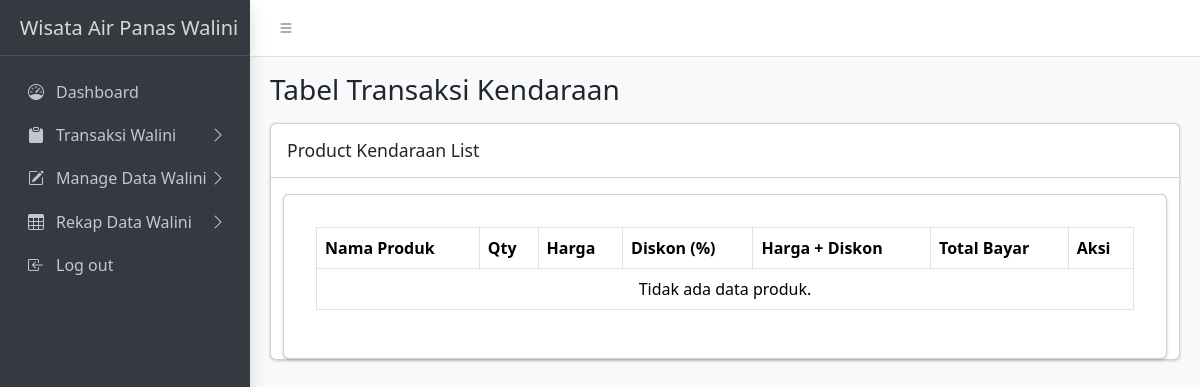
The app's page /admin/transaksi/kendaraan/kendaraan.php, older data.
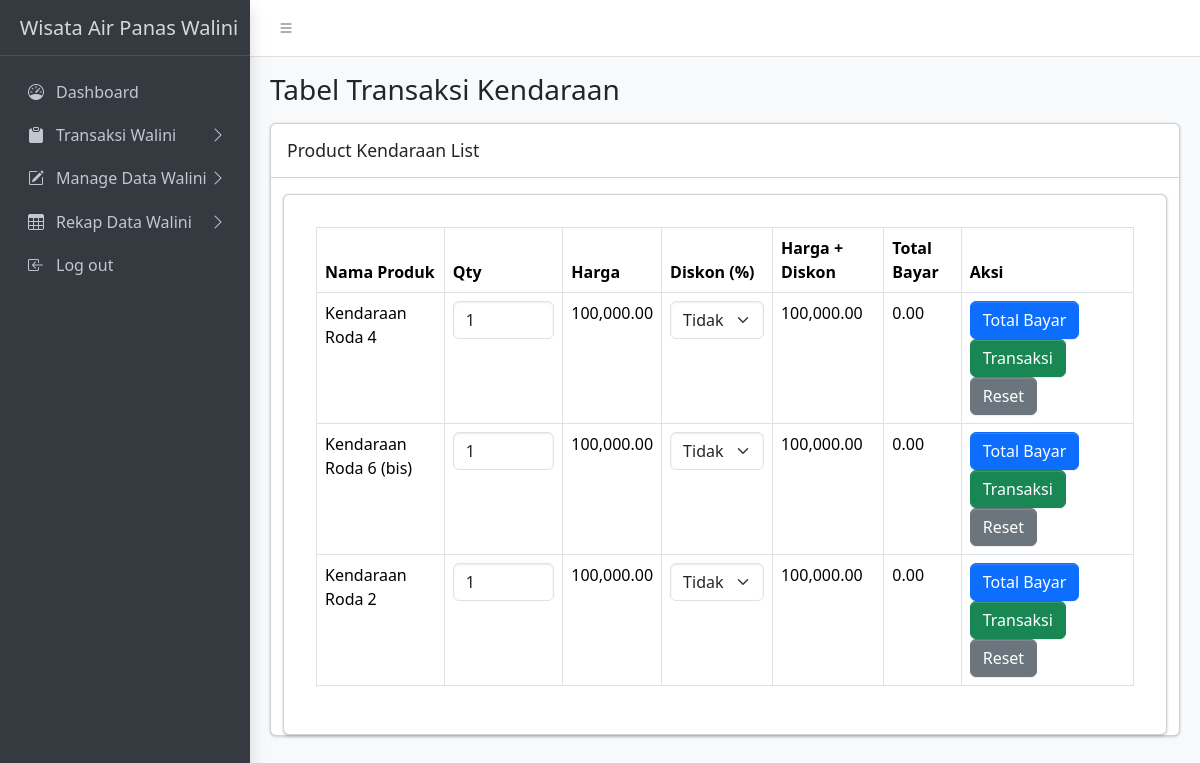
The same page, newer data.
### tables this page shows
CREATE TABLE `products` (
  `id_product` int(11) NOT NULL,
  `nama_product` varchar(100) NOT NULL,
  `kategori_product` enum('Kolam Renang','Kendaraan','PlayGround','Penginapan','Kelengkapan') NOT NULL,
  `sub_kategori_product` enum('Penginapan Bungalow','Penginapan Kerucut','Penginapan Lumbung','Penginapan Panggung') DEFAULT NULL,
  `harga_weekday` decimal(10,2) NOT NULL,
  `harga_weekend` decimal(10,2) NOT NULL,
  `created_at` datetime NOT NULL DEFAULT current_timestamp(),
  `updated_by` int(11) DEFAULT NULL,
  `img` varchar(255) NOT NULL,
  `updated_at` timestamp NOT NULL DEFAULT current_timestamp() ON UPDATE current_timestamp()
);

### admin/transaksi/kendaraan/kendaraan.php (the view, shortened to what the changed rows need)
<?php
require '../../../includes/db_connect.php';
?>
<!DOCTYPE html>
<html lang="en">
<head>
    <link rel="stylesheet" href="https://cdn.jsdelivr.net/npm/@fontsource/source-sans-3@5.0.12/index.css">
    <link rel="stylesheet" href="https://cdn.jsdelivr.net/npm/overlayscrollbars@2.3.0/styles/overlayscrollbars.min.css">
    <link rel="stylesheet" href="https://cdn.jsdelivr.net/npm/bootstrap-icons@1.11.0/font/bootstrap-icons.min.css">
    <link rel="stylesheet" href="../../../assets/css/adminlte.css">
    <link rel="stylesheet" href="https://cdn.jsdelivr.net/npm/apexcharts@3.37.1/dist/apexcharts.css">
    <link rel="stylesheet" href="https://cdn.jsdelivr.net/npm/jsvectormap@1.5.3/dist/css/jsvectormap.min.css">
</head>
<body class="layout-fixed sidebar-expand-lg bg-body-tertiary">
    <div class="app-wrapper">
        <main class="app-main">
            <div class="app-content">
                <div class="container-fluid">
                    <div class="row">
                        <div class="col-md-12">
                            <div class="card mb-4">
                                <div class="container-fluid">
                                    <div class="card mt-3 p-3">
                                        <div class="card-body">
                                            <div class="table-responsive">
                                                <table class="table table-bordered table-hover">
                                                    <thead>
                                                        <tr>
                                                            <th>Nama Produk</th>
                                                            <th>Qty</th>
                                                            <th>Harga</th>
                                                            <th>Diskon (%)</th>
                                                            <th>Harga + Diskon</th>
                                                            <th>Total Bayar</th>
                                                            <th>Aksi</th>
                                                        </tr>
                                                    </thead>
                                                    <tbody>
                                                    <?php
                                                        $sql = "SELECT p.*, d.discount_value
                                                                FROM products p
                                                                LEFT JOIN discounts d ON p.id_product = d.id_product
                                                                WHERE p.kategori_product = 'Kendaraan'";
                                                        $result = $conn->query($sql);
                                                        if ($result->num_rows > 0) {
                                                            while ($row = $result->fetch_assoc()) {
                                                                $hari = date('l');
                                                                $harga = ($hari == 'Saturday' || $hari == 'Sunday') ? $row['harga_weekend'] : $row['harga_weekday'];
                                                                $diskon = isset($row['discount_value']) ? $row['discount_value'] : 0;
                                                                $harga_diskon = $diskon > 0 ? $harga - ($harga * ($diskon / 100)) : $harga;
                                                                ?>
                                                           <tr
                                                            data-id-product="<?= $row['id_product']; ?>"
                                                            data-id-discount="<?= isset($row['discount_value']) ? $row['discount_value'] : 0; ?>"
                                                            data-nama-product="<?= htmlspecialchars($row['nama_product']); ?>"
                                                            data-username="<?= $_SESSION['username']; ?>"
                                                            >
                                                                    <td><?= htmlspecialchars($row['nama_product']); ?></td>
                                                                    <td>
                                                                        <input type="number" class="form-control qty-input" value="1" data-harga="<?= $harga; ?>" data-diskon="<?= $diskon; ?>" />
                                                                    </td>
                                                                    <td><?= number_format($harga, 2); ?></td>
                                                                    <td>
                                                                        <select class="form-select diskon-select">
                                                                            <option value="0" <?= ($diskon == 0) ? 'selected' : ''; ?>>Tidak ada diskon</option>
                                                                        </select>
                                                                    </td>
                                                                    <td class="harga-diskon"><?= number_format($harga_diskon, 2); ?></td>
                                                                    <td class="total-bayar">0.00</td>
                                                                    <td>
                                                                        <button class="btn btn-primary btn-total-bayar" onclick="calculateRowTotal(this)">Total Bayar</button>
                                                                        <button class="btn btn-success btn-transaksi" onclick="prosesTransaksi(this)">Transaksi</button>
                                                                        <button class="btn btn-secondary btn-reset" onclick="resetRow(this)">Reset</button>
                                                                    </td>
                                                                </tr>
                                                                <?php
                                                            }
                                                        } else {
                                                            echo '<tr><td colspan="7" class="text-center">Tidak ada data produk.</td></tr>';
                                                        }
                                                    ?>
                                                    </tbody>
                                                </table>
                                            </div>
                                        </div>
                                    </div>
                                </div>
                            </div>
                        </div>
                    </div>
                </div>
            </div>
        </main>
    </div>
</body>
</html>

Row changes from the older to the newer data that the page shows:
added products: nama_product "Kendaraan Roda 4", harga_weekday "100,000.00", value "Tidak ada diskon", harga_diskon "100,000.00"
added products: nama_product "Kendaraan Roda 6 (bis)", harga_weekday "100,000.00", value "Tidak ada diskon", harga_diskon "100,000.00"
added products: nama_product "Kendaraan Roda 2", harga_weekday "100,000.00", value "Tidak ada diskon", harga_diskon "100,000.00"
Text that changed along with them:
text no longer shown: "Tidak ada data produk."
